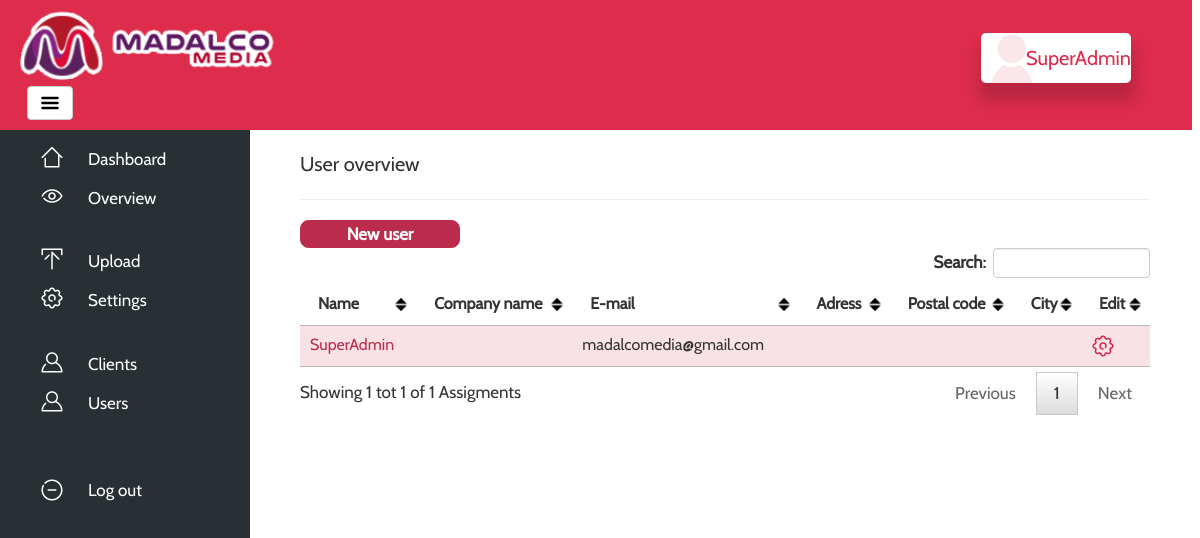
/?page=manageusers (signed in), run on the app's committed database.
### tables this page shows
CREATE TABLE `settings` (
  `id` int(11) NOT NULL,
  `SMTP` varchar(64) NOT NULL,
  `SMTPport` varchar(64) NOT NULL,
  `Email` varchar(64) NOT NULL,
  `Mailpass` varchar(64) NOT NULL,
  `Logo` varchar(100) NOT NULL,
  `Header` varchar(64) NOT NULL,
  `Host` varchar(64) NOT NULL,
  `globalmail` tinyint(1) NOT NULL,
  `contactmail` varchar(64) NOT NULL,
  `background` varchar(64) NOT NULL
);

CREATE TABLE `users` (
  `id` int(11) NOT NULL,
  `profimg` varchar(100) NOT NULL DEFAULT 'profile.png',
  `naam` varchar(60) NOT NULL,
  `email` varchar(60) NOT NULL,
  `altmail` varchar(60) NOT NULL,
  `paswoord` varchar(256) NOT NULL,
  `permgroup` int(11) NOT NULL DEFAULT '2',
  `bedrijfsnaam` varchar(64) NOT NULL,
  `adres` varchar(64) NOT NULL,
  `postcode` varchar(8) NOT NULL,
  `plaats` varchar(64) NOT NULL,
  `lang` varchar(4) NOT NULL DEFAULT 'nl',
  `active` tinyint(1) NOT NULL DEFAULT '1',
  `paswoordvergeten` varchar(256) NOT NULL,
  `passresetdate` datetime NOT NULL
);

### config/constants.php (called while the page is built, shortened)
<?php
$user = new UserController();
if(isset($_SESSION['usr_id'])) {
 $usr = $user->getUserById($_SESSION['usr_id']);
}
if($usr['lang']) {
 switch($usr['lang']) {
  case 'en':
   $language = 'en';
   break;
 }
}
else {
 include_once 'language/nl.php';
}

### app/Controller/UserController.php (called while the page is built, shortened)
<?php
class UserController
{
    private $model;
    public function __construct()
    {
        $this->model = new User();
    }
    public function getPermission($row, $perm)
    {
        return $this->model->getPermission($row, $perm);
    }
    public function getAdminSettings()
    {
        return $this->model->getAdminSettings();
    }
    public function getPermissionGroup($id)
    {
        return $this->model->getPermissionGroup($id);
    }
    public function getUserById($id)
    {
        return $this->model->getUserById($id);
    }
    public function getAllUsersByPerm($permgroup)
    {
        return $this->model->getAllUsersByPerm($permgroup);
    }
}

### app/Model/User.php (called while the page is built, shortened)
<?php
class User
{
    private $db;
    public function __construct()
    {
        $this->db = new DbUser();
    }
    public function getAdminSettings()
    {
        return $this->db->getAdminSettings();
    }
    public function getPermission($row, $perm)
    {
        return $this->db->getPermission($row, $perm);
    }
    public function getPermissionGroup($id)
    {
        return $this->db->getPermissionGroup($id);
    }
    public function getUserById($id)
    {
        return $this->db->getUserById($id);
    }
    public function getAllUsersByPerm($permgroup)
    {
        return $this->db->getAllUsersByPerm($permgroup);
    }
}

### app/Model/DbUser.php (called while the page is built, shortened)
<?php
class DbUser extends Database
{
    public function getAdminSettings()
    {
        $sql = "SELECT * FROM `settings` WHERE `id` = '0'";
        if ($result = $this->dbQuery($sql)) {
            return mysqli_fetch_assoc($result);
        }
        return false;
    }
    public function getPermission($row, $perm)
    {
        $sql = "SELECT * FROM `permissions` WHERE `permission` = '{$perm}'";
        $result = $this->dbQuery($sql);
        $value = mysqli_fetch_assoc($result);
        $sql1 = "SELECT * FROM `permgroup` WHERE `userperm` = '{$row}'";
        $result1 = $this->dbQuery($sql1);
        $value1 = mysqli_fetch_assoc($result1);
        $groupname = $value1['name'];
        if ($value) {
            return $value[$groupname];
        }
    }
    public function getPermissionGroup($id)
    {
        $sql = "SELECT `permgroup` FROM `users` WHERE `id` = '{$id}'";
        if ($result = $this->dbQuery($sql)) {
            return mysqli_fetch_assoc($result);
        }
    }
    public function getUserById($id)
    {
        $sql = "SELECT * FROM `users` WHERE `id` = '{$id}'";
        $result = $this->dbQuery($sql);
        $value = mysqli_fetch_assoc($result);
        if ($value) {
            return $value;
        }
    }
    public function getAllUsersByPerm(
        $permgroup)
    {
        $sql = "SELECT * FROM `users`";
        if ($permgroup) {
            $sql .= " WHERE permgroup != '{$permgroup}'";
        }
        $result = $this->dbQuery($sql);
        $value = mysqli_fetch_all($result, MYSQLI_ASSOC);
        if ($value) {
            return $value;
        }
    }
}

### app/Model/Database.php (called while the page is built, shortened)
<?php
class Database
{
    protected $connection = null;
    public function __construct()
    {
        $this->connection = mysqli_connect(DB_SERVER, DB_USER, DB_PASS, DB_NAME) or die("There was a problem connecting to the database");
    }
    public function dbQuery($query)
    {
        $this->query_result = $this->connection->query($query);
        return $this->query_result;
    }
}

### config/load.php (called while the page is built, shortened)
<?php
require '../config/constants.php';

### app/Model/permissions.php (called while the page is built, shortened)
<?php
$user = new UserController();
if (isset($_SESSION['usr_id'])) {
    $leid = $user->getPermissionGroup($_SESSION['usr_id']);
    $permgroup = $leid['permgroup'];
}

### app/view/manageusers.php (the view, shortened to what this page needs)
<?php
$user = new UserController();
$get_filled_info = $user->getAllUsersByPerm(1);
?>
<div class="container">
    <div id="page-content-wrapper">
        <div class="container-fluid">
            <div class="row">
                <div class="col-lg-12">
                    <p class="NameText"><?= TEXT_USER_OVERVIEW ?></p>
                    <hr size="1">
                    <?php if ($user->getPermission($permgroup, 'CAN_CREATE_USER') == 1) { ?>
                        <a href="index.php?page=newuser">
                            <button id="NewClientButton"><?= BUTTON_NEWUSER ?></button>
                        </a>
                    <?php } ?>
                    <?php if ($get_filled_info !== null) { ?>
                        <table id="myTable" class="table table-striped">
                            <thead>
                            <tr>
                                <th><?= TEXT_NAME ?></th>
                                <th><?= TEXT_COMPANY_NAME ?></th>
                                <th><?= TEXT_EMAIL ?></th>
                                <th><?= TEXT_ADRESS ?></th>
                                <th><?= TEXT_POSTALCODE ?></th>
                                <th><?= TEXT_CITY ?></th>
                                <th>Edit</th>
                            </tr>
                            </thead>
                            <tbody>
                            <?php
                            foreach ($get_filled_info as $upload) { ?>
                                <tr>
                                    <td>
                                        <a href="?page=showuserprofile&id=<?= $upload['id'] ?>"><?= $upload['naam'] ?></a>
                                    </td>
                                    <td>
                                    </td>
                                    <td>
                                        <?= $upload['email'] ?>
                                    </td>
                                    <td>
                                    </td>
                                    <td>
                                    </td>
                                    <td>
                                    </td>
                                    <td>
                                        <?php $uploadid = $upload['id']; ?>
                                        <a href="?page=editclient&id=<?= $uploadid ?>"><img
                                                src="img/icons/settings-hover.png" style="width: 24px; height: 24px;">
                                    </td>
                                </tr>
                            <?php } ?>
                            </tbody>
                        </table>
                    <?php } else { ?>
                        <div id="weiger" class="alert alert-info" style="text-align: center;" role="alert"><span
                                class="glyphicon glyphicon-remove-circle"></span> Er zijn nog geen gebruikers aangemaakt
                        </div>
                    <?php } ?>
                </div>
            </div>
        </div>
    </div>
</div>

### app/view/header.php (shortened to what this page needs)
<?php
require_once DIR_MODEL . 'permissions.php';
if (isset($_SESSION['usr_id'])) {
    $myuser = $user->getUserById($_SESSION['usr_id']);
    $myuser = $myuser['naam'];
} else if (isset($user)) {
    $thisuser = $user->getUserById($session->getUserId());
    $myuser = $thisuser['naam'];
} else {
    echo 'User';
}
$settings = new UserController();
$admin = $settings->getAdminSettings();
if (isset($_SESSION['accorduserid']) && !isset($_SESSION['usr_id'])) {
    $userinfo = $user->getUserById($_SESSION['accorduserid']);
    $imgsrc = 'icons/profile.png';
} else {
    $userinfo = $user->getUserById($_SESSION['usr_id']);
    if ($userinfo['profimg'] !== null) {
        $imgsrc = DIR_IMG . $userinfo['profimg'];
    } else {
        $imgsrc = '../icons/profile.png';
    }
}
?>
    <html lang="<?= $language ?>">
    <head>
        <link href="css/bootstrap.min.css" rel="stylesheet">
        <link href="css/select2.min.css" rel="stylesheet"/>
        <link href="css/styles.css" rel="stylesheet">
        <link rel="stylesheet" type="text/css" href="css/dropzone.css" />
        <link rel="stylesheet" href="css/jquery-ui.css">
        <link rel="stylesheet" href="css/jquery.dataTables.min.css">
    </head>
<body>
    <div id="header" style="background: <?= $admin['Header']; ?>">
        <div id="MenuSide">
            <img src="<?= DIR_PUBLIC . $admin['Logo'] ?>" style="width:auto;height:75%;"/>
        </div>
        <div id="MenuButton">
            <a href="#menu-toggle" class="btn btn-default" id="menu-toggle"><img src="icons/menu-alt-20.png"></a>
        </div>
    </div>
    <div id="NameSide">
        <a style="text-decoration: none;" href="?page=profile">
            <div id="UserBlock" style="text-decoration: none;">
                <div id="UserBlockImage" style="background-image: url('<?= $imgsrc ?>');"></div>
                <div id="LoggedInAs"><?= $myuser ?></div>
            </div>
        </a>
    </div>
<div id="wrapper">
    <div id="sidebar-wrapper">
        <ul class="sidebar-nav">
            <li class="nav-button-home">
                <a href="?page=dashboard"><?= TEXT_HOME ?></a>
            </li>
            <li class="nav-button-all">
                <a href="?page=overview"><?= TEXT_OVERVIEW ?></a>
            </li>
            <br/>
            <?php if ($user->getPermission($permgroup, 'CAN_UPLOAD') == 1) { ?>
                <li class="nav-button-upload">
                    <a href="?page=uploadoverview"><?= TEXT_UPLOAD ?></a>
                </li>
            <?php } ?>
            <?php if ($user->getPermission($permgroup, 'CAN_EDIT_SETTINGS') == 1) { ?>
                <li class="nav-button-settings">
                    <a href="?page=settings"><?= TEXT_SETTINGS ?></a>
                </li>
            <?php } ?>
            <br/>
            <?php if ($user->getPermission($permgroup, 'CAN_SHOW_KLANTPAGINA') == 1) { ?>
                <li class="nav-button-users">
                    <a href="?page=manageclients"><?= TEXT_CLIENT ?></a>
                </li>
            <?php } ?>
            <?php if ($user->getPermission($permgroup, 'CAN_SHOW_USERS') == 1) { ?>
                <li class="nav-button-users">
                    <a href="?page=manageusers"><?= TEXT_USER ?></a>
                </li>
            <?php } ?>
            <br/>
            <br/>
            <li class="nav-button-logout">
                <a href="?page=logout"><?= TEXT_LOGOUT ?></a>
            </li>
        </ul>
    </div>

### public/css/styles.css (style rules this page uses)
button { width:20px; }
table { font-family: cabinregular, 'serif'; border-collapse: collapse; width: 100%; }
body { height: 600px; padding: 0 !important; }
td, th { text-align: left; padding: 8px; }
#UserBlock { background-color: #FFF; margin-left:-100px; border-radius: 5px; white-space: nowrap; overflow: hidden; text-overflow: ellipsis; width: 150px; margin-top: 28px; height: 50px; text-align: right; -webkit-box-shadow: 1px 15px 14px 3px rgba(0,0,0,0.16); -moz-box-shadow: 1px 15px 14px 3px rgba(0,0,0,0.16); box-shadow: 1px 15px 14px 3px rgba(0,0,0,0.16); }
#UserBlockImage { content: ""; display: block; position: absolute; top: 27px; left: -96px; background-size: contain; background-repeat: no-repeat; width: 100%; height: 40%; opacity: 0.2; }
#header { position:relative; width: 100%; height: 130px; background: #d4254e; background-repeat: no-repeat; margin-left: -8px; }
ul.sidebar-nav { padding-top: 10px; }
#MenuButton { width: 30px; position: absolute; bottom: 10px; left: 35px; }
#MenuSide { position: absolute; height: 130px; margin-right: 25px; left: 5px; right: 70%; }
#NameSide { position: absolute; height: 130px; right: 5px; top: 5px; bottom: 5px; left: 88%; margin-left: 25px; text-align: right; }
#NewClientButton { width: 160px; height: 28px; border-radius: .5em; border: 1px solid #bb2c4c; background-color: #bb2c4c; padding: 0.5em; color: white; font-weight: bold; line-height: 8px; text-align: center; text-decoration: none; }
#LoggedInAs { color: #dd2c4c; width:100%; height:100%; white-space: normal; display: -webkit-flexbox; display: -ms-flexbox; display: -webkit-flex; display: flex; -webkit-flex-align: center; -ms-flex-align: center; -webkit-align-items: center; align-items: center; justify-content: flex-end; font-size:20px; }
.sidebar-nav .nav-button-home a { background:url("../img/icons/home-white.png") no-repeat 40px 5px }
.sidebar-nav .nav-button-upload a { background:url("../img/icons/upload-white.png") no-repeat 40px 5px }
.sidebar-nav .nav-button-all a { background:url("../img/icons/seen-white.png") no-repeat 40px 5px }
.sidebar-nav .nav-button-settings a { background:url("../img/icons/settings-white.png") no-repeat 40px 5px }
.sidebar-nav .nav-button-users a { background:url("../img/icons/person-white.png") no-repeat 40px 5px }
.sidebar-nav .nav-button-logout a { background:url("../img/icons/logout-white.png") no-repeat 40px 7px }
#wrapper { padding-left: 0; -webkit-transition: all 0.5s ease; -moz-transition: all 0.5s ease; -o-transition: all 0.5s ease; transition: all 0.5s ease; }
table.table { width: 100%; }
.table th, .table td { text-align: left; padding: 0.25em; }
.table tr { border-bottom: 0 solid #FFFFFF; }
.NameText { font-size: 20px; }
#sidebar-wrapper { z-index: 1000; position: absolute; left: 250px; width: 0; height: 170%; margin-left: -250px; overflow-y: auto; background: #283033; -webkit-transition: all 0.5s ease; -moz-transition: all 0.5s ease; -o-transition: all 0.5s ease; transition: all 0.5s ease; }
#page-content-wrapper { width: 100%; position: absolute; padding: 15px; }
.sidebar-nav { position: absolute; top: 0; width: 250px; margin: 0; padding: 0; list-style: none; }
.sidebar-nav li { text-indent: 88px; line-height: 39px; }
.sidebar-nav li a { display: block; text-decoration: none; color: #FFFFFF; }
@media (min-width:768px) { #wrapper { padding-left: 250px; } }
@media (min-width:768px) { #sidebar-wrapper { width: 250px; } }
@media (min-width:768px) { #page-content-wrapper { padding: 20px; position: relative; } }
.container { width:100% !important; }
.table-striped > tbody > tr:nth-of-type(2n+1) { background-color: #f9e2e5 !important; }
.table-striped > tbody > tr:nth-child(2n+1) > td, .table-striped > tbody > tr:nth-child(2n+1) > th { background-color: #f9e2e5 !important; }

### data on the page
settings: Logo (picture)
users: profimg (placeholder picture), naam "SuperAdmin", email "madalcomedia@gmail.com"

### other printed values
TEXT_HOME "Dashboard"
TEXT_OVERVIEW "Overview"
TEXT_UPLOAD "Upload"
TEXT_SETTINGS "Settings"
TEXT_CLIENT "Clients"
TEXT_USER "Users"
TEXT_LOGOUT "Log out"
TEXT_USER_OVERVIEW "User overview"
BUTTON_NEWUSER "New user"
TEXT_NAME "Name"
TEXT_COMPANY_NAME "Company name"
TEXT_EMAIL "E-mail"
TEXT_ADRESS "Adress"
TEXT_POSTALCODE "Postal code"
TEXT_CITY "City"
